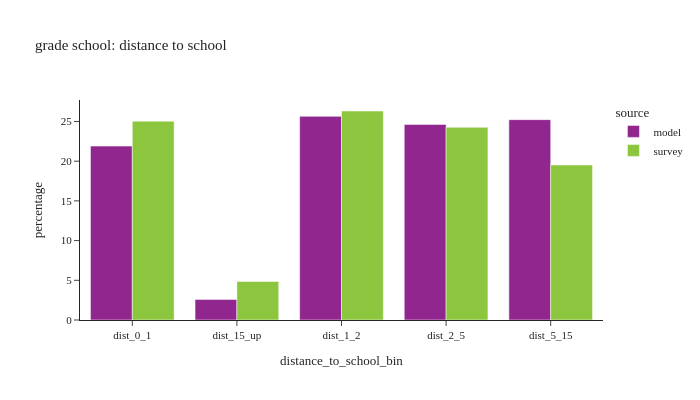
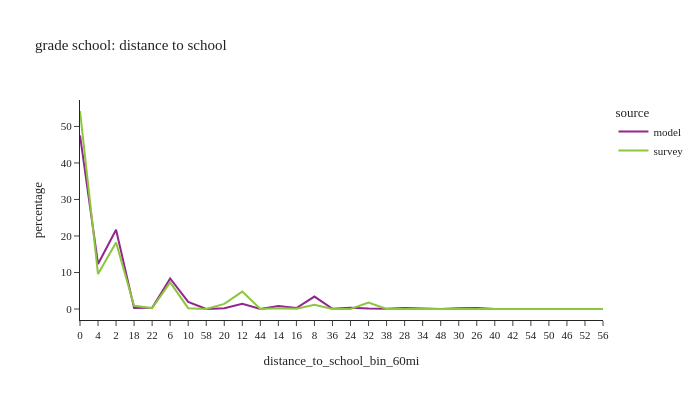

Notebook source saved alongside these figures, in order:
### Code cell
# distance to school: grade school
plot_distance(per_data,'is_gradeschool',"grade school: distance to school")

### Figure 1 — Plotly figure (JSON) as saved in the notebook; plotly's stock layout.template omitted (floating-point values rounded to 4 significant figures)
{"data": [{"alignmentgroup": "True", "hovertemplate": "source=model<br>distance_to_school_bin=%{x}<br>percentage=%{y}<extra></extra>", "legendgroup": "model", "marker": {"color": "#91268F", "pattern": {"shape": ""}}, "name": "model", "offsetgroup": "model", "orientation": "v", "showlegend": true, "textposition": "auto", "type": "bar", "x": ["dist_0_1", "dist_15_up", "dist_1_2", "dist_2_5", "dist_5_15"], "xaxis": "x", "y": [21.9, 2.591, 25.65, 24.63, 25.23], "yaxis": "y"}, {"alignmentgroup": "True", "hovertemplate": "source=survey<br>distance_to_school_bin=%{x}<br>percentage=%{y}<extra></extra>", "legendgroup": "survey", "marker": {"color": "#8CC63E", "pattern": {"shape": ""}}, "name": "survey", "offsetgroup": "survey", "orientation": "v", "showlegend": true, "textposition": "auto", "type": "bar", "x": ["dist_0_1", "dist_15_up", "dist_1_2", "dist_2_5", "dist_5_15"], "xaxis": "x", "y": [25.04, 4.85, 26.32, 24.26, 19.53], "yaxis": "y"}], "layout": {"barmode": "group", "font": {"size": 11}, "height": 400, "legend": {"title": {"text": "source"}, "tracegroupgap": 0}, "title": {"text": "grade school: distance to school"}, "width": 700, "xaxis": {"anchor": "y", "domain": [0, 1], "title": {"text": "distance_to_school_bin"}}, "yaxis": {"anchor": "x", "domain": [0, 1], "title": {"text": "percentage"}}}}

### Figure 2 — Plotly figure (JSON) as saved in the notebook; plotly's stock layout.template omitted (floating-point values rounded to 4 significant figures)
{"data": [{"hovertemplate": "source=model<br>distance_to_school_bin_60mi=%{x}<br>percentage=%{y}<extra></extra>", "legendgroup": "model", "line": {"color": "#91268F", "dash": "solid"}, "marker": {"symbol": "circle"}, "mode": "lines", "name": "model", "orientation": "v", "showlegend": true, "type": "scatter", "x": ["0", "4", "2", "18", "22", "6", "10", "58", "20", "12", "44", "14", "16", "8", "36", "24", "32", "38", "28", "34", "48", "30", "26", "40", "42", "54", "50", "46", "52", "56"], "xaxis": "x", "y": [47.55, 12.33, 21.7, 0.2453, 0.3122, 8.365, 1.962, 0.0, 0.2307, 1.402, 0.01155, 0.8014, 0.2599, 3.41, 0.04265, 0.3191, 0.1313, 0.05396, 0.2832, 0.09991, 0.001885, 0.1937, 0.2611, 0.02404, 0.009661, 0.0, 0.0009426, 0.004006, 0.0, 0.0], "yaxis": "y"}, {"hovertemplate": "source=survey<br>distance_to_school_bin_60mi=%{x}<br>percentage=%{y}<extra></extra>", "legendgroup": "survey", "line": {"color": "#8CC63E", "dash": "solid"}, "marker": {"symbol": "circle"}, "mode": "lines", "name": "survey", "orientation": "v", "showlegend": true, "type": "scatter", "x": ["0", "4", "2", "18", "22", "6", "10", "58", "20", "12", "44", "14", "16", "8", "36", "24", "32", "38", "28", "34", "48", "30", "26", "40", "42", "54", "50", "46", "52", "56"], "xaxis": "x", "y": [54.23, 9.561, 18.2, 0.8665, 0.2513, 7.305, 0.2307, 0.0243, 1.386, 4.771, 0.01789, 0.1936, 0.04199, 1.138, 0.0, 0.01123, 1.753, 0.0, 0.0, 0.0, 0.01789, 0.0, 0.0, 0.0, 0.0, 0.0, 0.0, 0.0, 0.0, 0.0], "yaxis": "y"}], "layout": {"font": {"size": 11}, "height": 400, "legend": {"title": {"text": "source"}, "tracegroupgap": 0}, "title": {"text": "grade school: distance to school"}, "width": 700, "xaxis": {"anchor": "y", "domain": [0, 1], "title": {"text": "distance_to_school_bin_60mi"}}, "yaxis": {"anchor": "x", "domain": [0, 1], "title": {"text": "percentage"}}}}
